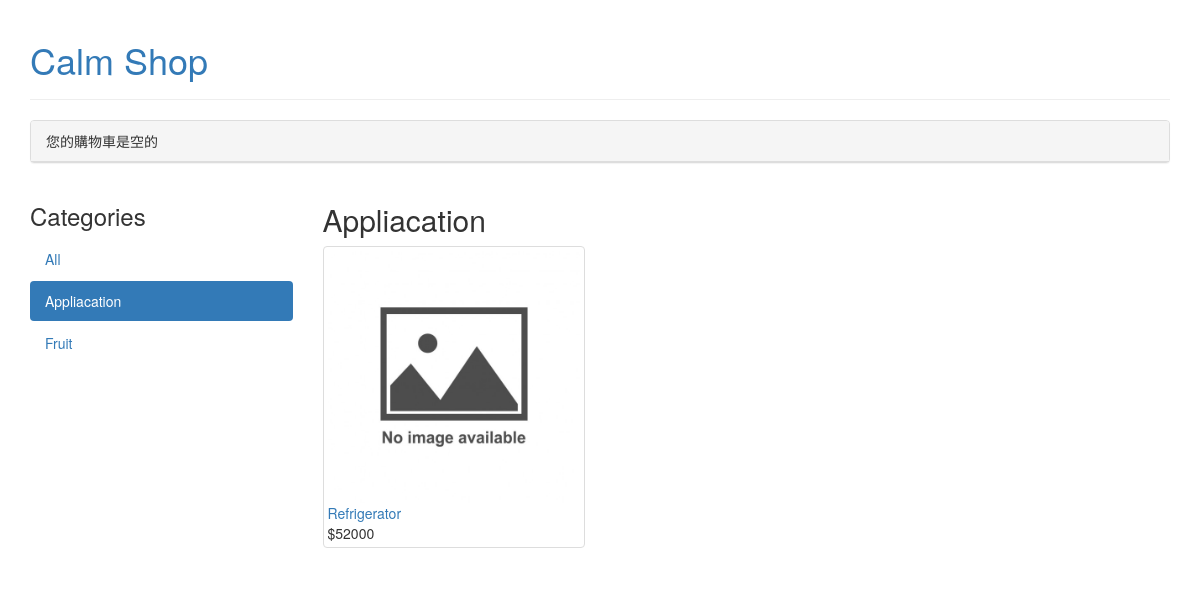
Page /appliacation/ on the committed database.
### mainsite/models.py (models this page shows, shortened)
class Category(models.Model):
    name = models.CharField(max_length=200,db_index=True)
    slug = models.SlugField(max_length=200,db_index=True,unique=True)
    class Meta:
        ordering = ('name',)
        verbose_name = 'category'
    def get_absolute_url(self):
        return reverse('mainsite:product_list_by_category', args=[self.slug])

class Product(models.Model):
    category = models.ForeignKey(Category,on_delete=models.CASCADE)
    name = models.CharField(max_length=200, db_index=True)
    slug = models.SlugField(max_length=200, db_index=True)
    image = models.ImageField(upload_to='products/%Y/%m/%d',blank=True)
    description = models.TextField(blank=True)
    price = models.DecimalField(max_digits=10, decimal_places=0)
    stock = models.PositiveIntegerField() #只能為正整數
    available = models.BooleanField(default=True)
    created = models.DateTimeField(auto_now_add=True)
    updated = models.DateTimeField(auto_now=True)
    class Meta:
        ordering = ('name',)
        index_together = (('id', 'slug'),)
    def get_absolute_url(self):
        return reverse('mainsite:product_detail',args=[self.id, self.slug])

### mainsite/views.py (the view)
# urls.py: path('',product_list,name = 'product_list'),
def product_list(request,category_slug=None):
    category = None
    categories = Category.objects.all()
    products = Product.objects.filter(available = True)
    if category_slug: #類別頁面
        category = get_object_or_404(Category,slug=category_slug)
        products = products.filter(category=category)
    return render(request,'mainsite/product/list.html',locals())

### cart/cart.py (called while the page is built)
    def __len__(self):
        return sum(item['quantity'] for item in self.cart.values())

### cart/context_processors.py (called while the page is built)
def cart(request):
        return {'cart': Cart(request)}

### mainsite/templates/mainsite/product/list.html (shortened to what this page needs)
{% extends "mainsite/base.html" %}
{% load static %}
{% block content %}
    <div class="row">
        <div class="col-md-3">
            <h3>Categories</h3>
            <ul class="nav nav-pills nav-stacked">
                <li {% if not category %}class="active"{% endif %}>
                    <a href='{% url "mainsite:product_list" %}'>All</a></li>
                {% for c in categories %}
                    <li {% if category.slug == c.slug %}class="active"{% endif %}>
                        <a href="{{ c.get_absolute_url }}">{{ c.name }}</a>
                    </li>
                {% endfor %}
            </ul>
        </div>
        <div class="col-md-9">
            <h2>{% if category %}{{ category.name }}{% else %}Products{% endif %}</h2>
            <div class="row">
                {% for product in products %}
                    <div class="col-md-4">
                        <div class="thumbnail">
                            <a href="{{ product.get_absolute_url }}">
                                <img src='{% if product.image %}{{ product.image.url }}
                                          {% else %}{% static "img/no_image.jpg" %} {% endif %}'>
                            </a>
                            <a href="{{ product.get_absolute_url }}">{{ product.name }}</a><br>
                            ${{ product.price }}
                        </div>
                    </div>
                {% endfor %}
            </div>
        </div>
    </div>
{% endblock %}

### rows in the picture
Category: name "Appliacation"
Category: name "Fruit"
Product: name "Refrigerator", price "52000"
